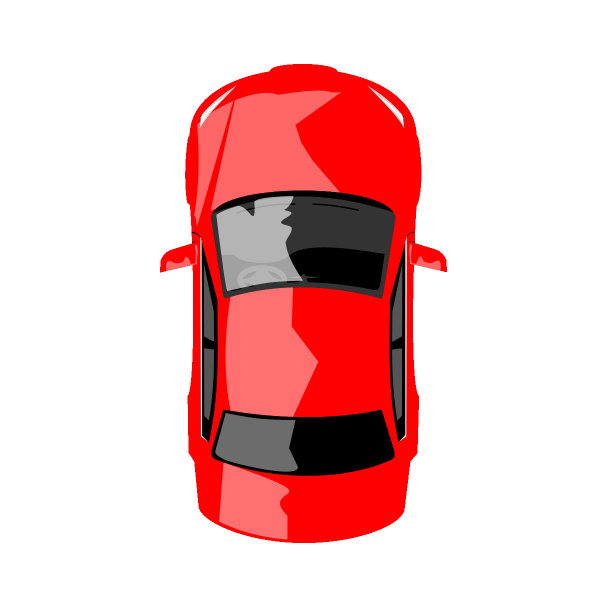
#> input picture car.gif, 1214 x 1214 px (shown at 1/2 size)
$ python resizer.py   (older library calls are emulated)
#> lines starting #> are read from the running program, lines starting #| are printed output that depends on the picture
from PIL import Image

def resize_image(input_image_path, output_image_path, size):
    # Open the original image
#> called with input_image_path = 'car.gif', output_image_path = 'smallcar.gif', size = (28, 28)
    original_image = Image.open(input_image_path)
#> original_image is the input picture: PIL image 1214x1214 P; mean R, G, B, A 54.5, 13, 13, 71
    # Resize the image
    resized_image = original_image.resize(size, Image.ANTIALIAS)
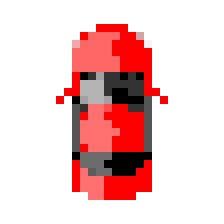
#> resized_image: PIL image 28x28 P (shown 8 times larger); mean R, G, B, A 51.3, 14.5, 14.5, 69; transparent parts drawn white
    # Save the resized image to the specified output path
    resized_image.save(output_image_path)

# Define your image path and size
input_path = 'car.gif'  # Modify with your actual image path
output_path = 'smallcar.gif'  # Desired path for the resized image
new_size = (28, 28)  # New dimensions for the image

# Call the function with your parameters
resize_image(input_path, output_path, new_size)

print("Image resized and saved as:", output_path)
